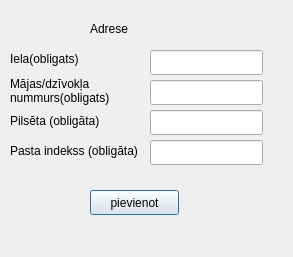
<?xml version="1.0" encoding="UTF-8"?>
<ui version="4.0">
 <class>pieivenot_adrese</class>
 <widget class="QDialog" name="pieivenot_adrese">
  <property name="geometry">
   <rect>
    <x>0</x>
    <y>0</y>
    <width>293</width>
    <height>257</height>
   </rect>
  </property>
  <property name="windowTitle">
   <string>Pievienot adresi</string>
  </property>
  <widget class="QLabel" name="label_11">
   <property name="geometry">
    <rect>
     <x>10</x>
     <y>70</y>
     <width>141</width>
     <height>41</height>
    </rect>
   </property>
   <property name="text">
    <string>Mājas/dzīvokļa nummurs(obligats)</string>
   </property>
   <property name="wordWrap">
    <bool>true</bool>
   </property>
  </widget>
  <widget class="QLabel" name="label_12">
   <property name="geometry">
    <rect>
     <x>10</x>
     <y>50</y>
     <width>111</width>
     <height>17</height>
    </rect>
   </property>
   <property name="text">
    <string>Iela(obligats)</string>
   </property>
  </widget>
  <widget class="QLabel" name="label_15">
   <property name="geometry">
    <rect>
     <x>10</x>
     <y>130</y>
     <width>131</width>
     <height>41</height>
    </rect>
   </property>
   <property name="text">
    <string>Pasta indekss (obligāta)</string>
   </property>
   <property name="wordWrap">
    <bool>true</bool>
   </property>
  </widget>
  <widget class="QLineEdit" name="mag_dzivokl_num">
   <property name="geometry">
    <rect>
     <x>150</x>
     <y>80</y>
     <width>113</width>
     <height>25</height>
    </rect>
   </property>
   <property name="maxLength">
    <number>10</number>
   </property>
  </widget>
  <widget class="QLabel" name="label_14">
   <property name="geometry">
    <rect>
     <x>10</x>
     <y>100</y>
     <width>131</width>
     <height>41</height>
    </rect>
   </property>
   <property name="text">
    <string>Pilsēta (obligāta)</string>
   </property>
   <property name="wordWrap">
    <bool>true</bool>
   </property>
  </widget>
  <widget class="QLineEdit" name="indekss">
   <property name="geometry">
    <rect>
     <x>150</x>
     <y>140</y>
     <width>113</width>
     <height>25</height>
    </rect>
   </property>
   <property name="text">
    <string/>
   </property>
   <property name="maxLength">
    <number>20</number>
   </property>
  </widget>
  <widget class="QLabel" name="label_13">
   <property name="geometry">
    <rect>
     <x>90</x>
     <y>20</y>
     <width>67</width>
     <height>17</height>
    </rect>
   </property>
   <property name="text">
    <string>Adrese</string>
   </property>
  </widget>
  <widget class="QPushButton" name="pievienot_adrese">
   <property name="geometry">
    <rect>
     <x>90</x>
     <y>190</y>
     <width>89</width>
     <height>25</height>
    </rect>
   </property>
   <property name="text">
    <string>pievienot</string>
   </property>
  </widget>
  <widget class="QLineEdit" name="iela">
   <property name="geometry">
    <rect>
     <x>150</x>
     <y>50</y>
     <width>113</width>
     <height>25</height>
    </rect>
   </property>
   <property name="maxLength">
    <number>50</number>
   </property>
  </widget>
  <widget class="QLineEdit" name="pilseta">
   <property name="geometry">
    <rect>
     <x>150</x>
     <y>110</y>
     <width>113</width>
     <height>25</height>
    </rect>
   </property>
   <property name="text">
    <string/>
   </property>
   <property name="maxLength">
    <number>20</number>
   </property>
  </widget>
 </widget>
 <resources/>
 <connections/>
</ui>
